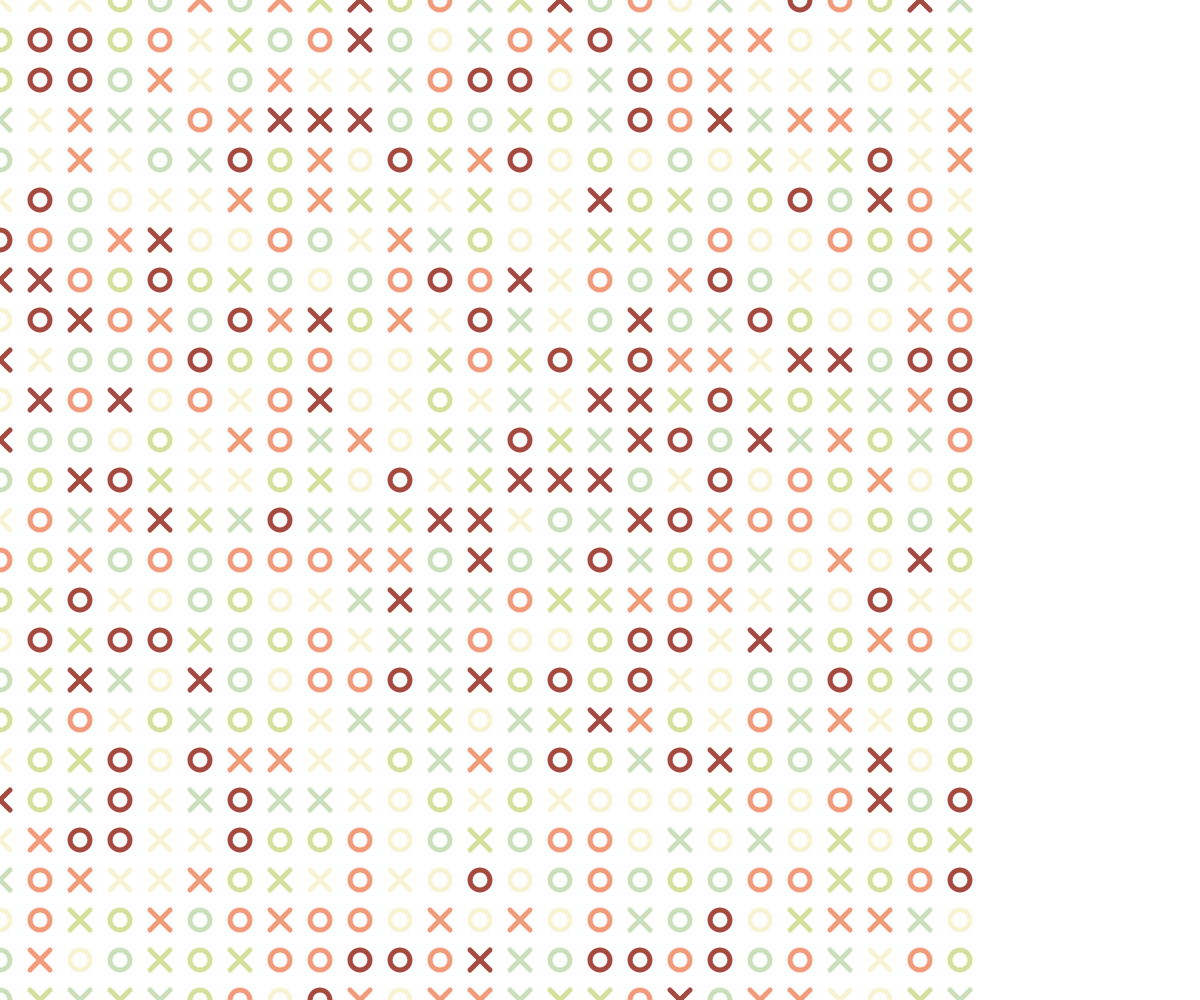
Frame 1 (no input)
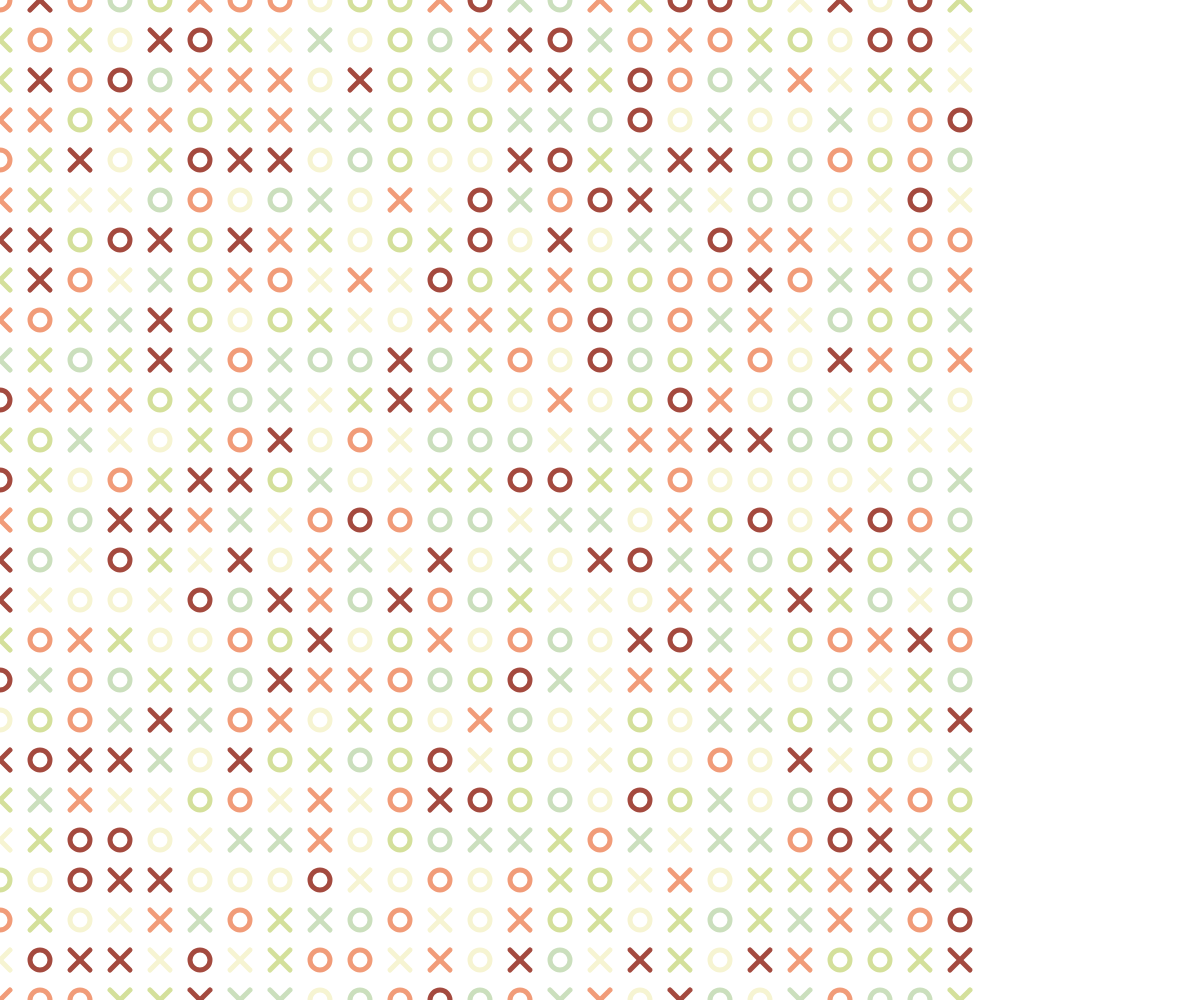
Frame 2 (the mouse pressed at the canvas centre, redrawn once)

The p5.js sketch that drew these frames (run headless with seeded random() and noise() and a simulated clock; the mouse was pressed at the canvas centre and the sketch redrawn once):

// p5.js sketch
// ── sketch.js
"use strict";

const palette = ["#D4E09B", "#F6F4D2", "#CBDFBD", "#F19C79", "#A44A3F"];

//==========
// p5.js

function setup(){
	createCanvas(windowWidth, windowHeight);
	angleMode(DEGREES);
	//rectMode(CENTER);
	noLoop();
}

function draw(){

	background(255);

	let size = 40;
	let rows = width / size;
	let cols = height / size;

	for(let r=0; r<rows; r++){
		for(let c=0; c<cols; c++){
			let x = c * size;
			let y = r * size;
			//circle(x, y, 5);
			let rdm = random(10);
			if(rdm < 5){
				drawPtnA(x, y, size/4);
			}else{
				drawPtnB(x, y, size/4);
			}
		}
	}
}

function drawPtnA(x, y, l){

	noFill();
	stroke(getColor());
	strokeWeight(5);

	circle(x, y, l*2);
}

function drawPtnB(x, y, l){

	noFill();
	stroke(getColor());
	strokeWeight(5);

	line(x - l, y - l, x + l, y + l);
	line(x + l, y - l, x - l, y + l);
}

function getColor(){
	let c = floor(random(palette.length));
	return palette[c];
}
